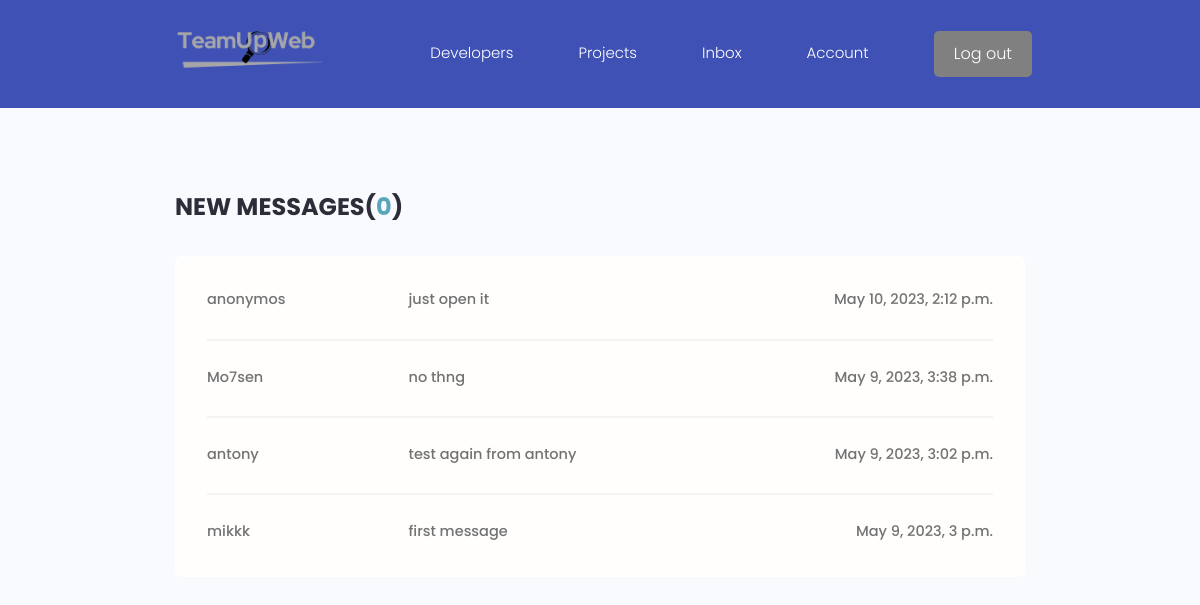
The app's page /inbox/ (signed in), older data.
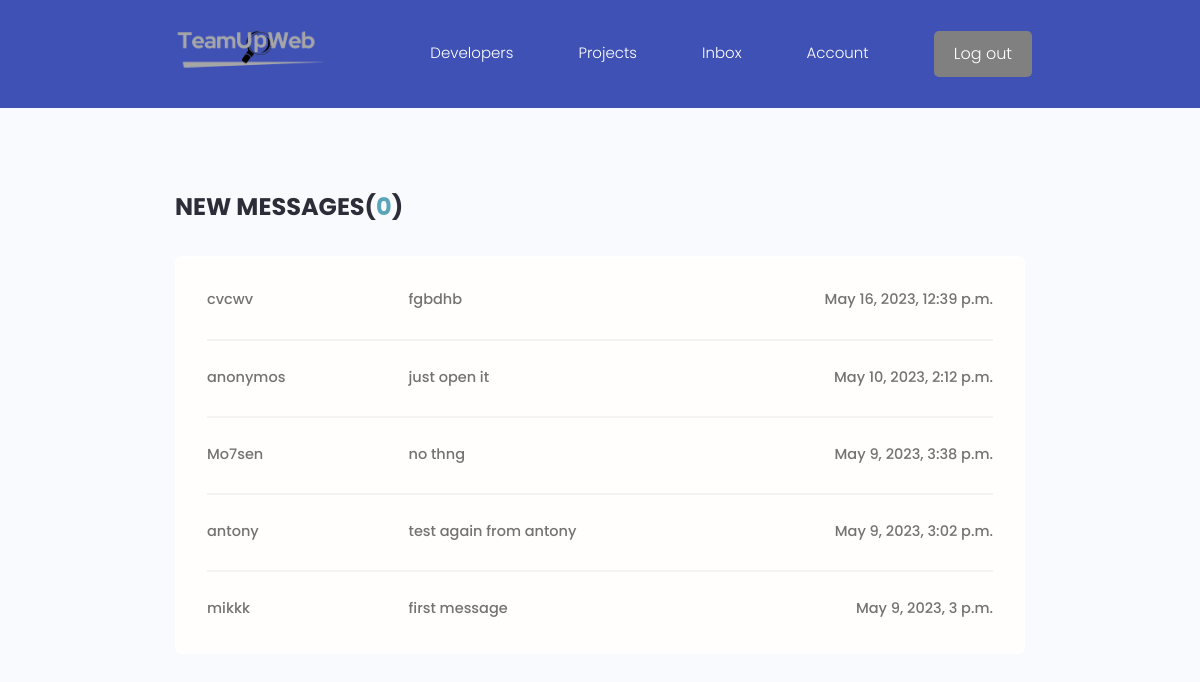
The same page, newer data.
### users/models.py (models this page shows, shortened)
class Message(models.Model):
    sender = models.ForeignKey(Profile, on_delete=models.SET_NULL, null=True , blank=True)
    recipient = models.ForeignKey(Profile, on_delete=models.SET_NULL, null=True , blank=True,related_name="messages")
    name = models.CharField(max_length=200,null=True,blank=True)
    email = models.EmailField(max_length=200,null=True,blank=True)
    subject = models.CharField(max_length=200,null=True,blank=True)
    body = models.TextField()
    is_read = models.BooleanField(default=False,null=True)
    created = models.DateTimeField(auto_now_add=True)
    id = models.UUIDField(default=uuid.uuid4, unique = True,
                          primary_key=True,editable=False)
    class Meta:
        ordering = ['is_read' , '-created']

### users/views.py (the view)
# urls.py: path('inbox/',views.inbox , name = 'inbox'),
@login_required(login_url='login')
def inbox(request):
   profile = request.user.profile
   messageRequests = profile.messages.all()
   unreadCount = messageRequests.filter(is_read=False).count()
   context = {'messageRequests' : messageRequests , 'unreadCount' : unreadCount}
   return render(request,'users/inbox.html',context)

### users/templates/users/inbox.html
{% extends 'main.html' %}
{% block content %}
<main class="inbox my-xl">
    <div class="content-box">
      <h3 class="inbox__title">New Messages(<span>{{unreadCount}}</span>)</h3>
      <ul class="messages">
        {% for message in messageRequests %}
          {% if message.is_read == False %}
          <li class="message message--unread">
            {% else %}
            <li class="message">
          {% endif %}
          <a href="{% url 'message' message.id %}">
            <span class="message__author">{{message.name}}</span>
            <span class="message__subject">{{message.subject}}</span>
            <span class="message__date">{{message.created}}</span>
          </a>
        </li>
        {% endfor %}
      </ul>
    </div>
  </main>
  {% endblock %}

Row changes from the older to the newer data that the page shows:
added Message: name "cvcwv", subject "fgbdhb", created "May 16, 2023, 12:39 p.m."
